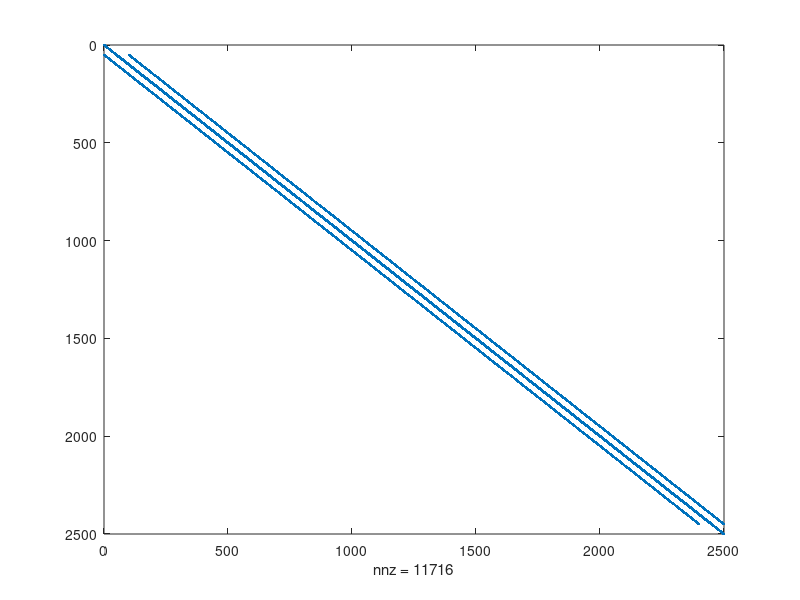
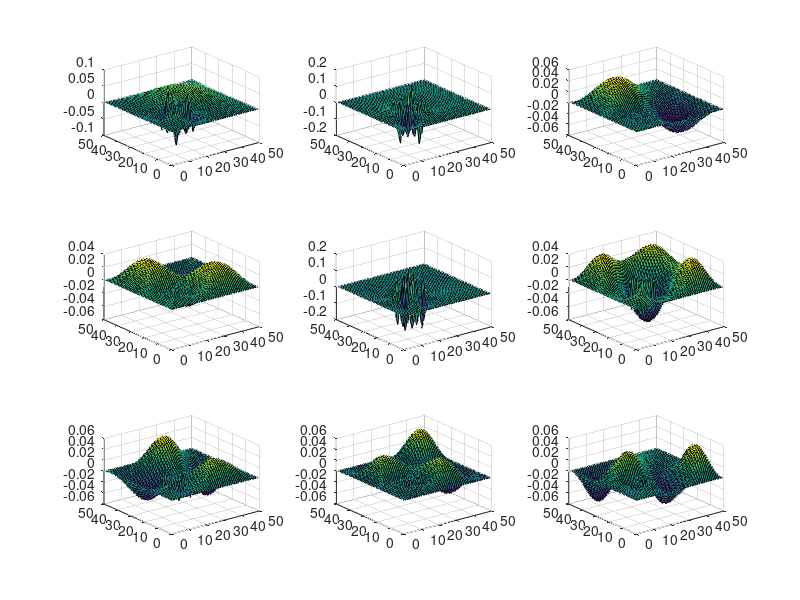

Source code (MATLAB) for these figures, in order:
% Rudi Hidvary
% 101037815 

clear
clc
close all

% Simulation Parameters 
L = 50; % Length of the spatial region
W = 50; % Width or height ofthe spatial region
V0 = 10; % Initial Voltage applied 
gnd = -10; % Ground voltage for easier reading of code 

% Matrix Definitions and sizing 
G = sparse(W*L,W*L);
B = zeros(W*L,1);
space = zeros(W,L);

% Loop used to initialize the matrix G and B to find V vector 
for x = 1:L
    for y = 1:W
        n = (x-1)*W+y;
        nxm = (x-2)*W+y;
        nxp = (x)*W+y;
        nym = (x-1)*W+(y-1);
        nyp = (x-1)*W+(y+1);         
        G(n,n) = 1;
        if(x == 1)
            B(n,1) = gnd;
            space(y,x) = gnd;
        elseif(x == L)
            B(n,1) = gnd;
            space(y,x) = gnd;
        elseif(y == 1)
            B(n,1) = gnd;
            space(y,x) = gnd;
        elseif(y == W)
            B(n,1) = gnd;
            space(y,x) = gnd;
        elseif(x >= 10 && x <=20 && y >= 10 && y <= 20)
            G(n,n) = -2;
            G(n,nxm) = 1;
            G(n,nxp) = 1;
            G(n,nym) = 1;
            G(n,nyp) = 1;
            B(n,1) = 0;
        else
            G(n,n) = -4;
            G(n,nxm) = 1;
            G(n,nxp) = 1;
            G(n,nym) = 1;
            G(n,nyp) = 1;
            B(n,1) = 0;
        end
    end
end

figure(1)
spy(G)
[E, D] = eigs(G,9,'SM')


% A = diag(D)
% figure(2)
% plot(9,A)

map1 = zeros(W,L);
map2 = zeros(W,L);
map3 = zeros(W,L);
map4 = zeros(W,L);
map5 = zeros(W,L);
map6 = zeros(W,L);
map7 = zeros(W,L);
map8 = zeros(W,L);
map9 = zeros(W,L);

for x = 1:L
    for y = 1:W
        n = (x-1)*W+y;
        map1(y,x) = E(n,1);
        map2(y,x) = E(n,2);
        map3(y,x) = E(n,3);
        map4(y,x) = E(n,4);
        map5(y,x) = E(n,5);
        map6(y,x) = E(n,6);
        map7(y,x) = E(n,7);
        map8(y,x) = E(n,8);
        map9(y,x) = E(n,9);
    end
end

figure(2)
subplot(3,3,1)
surf(map1)
subplot(3,3,2)
surf(map2)
subplot(3,3,3)
surf(map3)
subplot(3,3,4)
surf(map4)
subplot(3,3,5)
surf(map5)
subplot(3,3,6)
surf(map6)
subplot(3,3,7)
surf(map7)
subplot(3,3,8)
surf(map8)
subplot(3,3,9)
surf(map9)

% figure(3)
% surf(E)